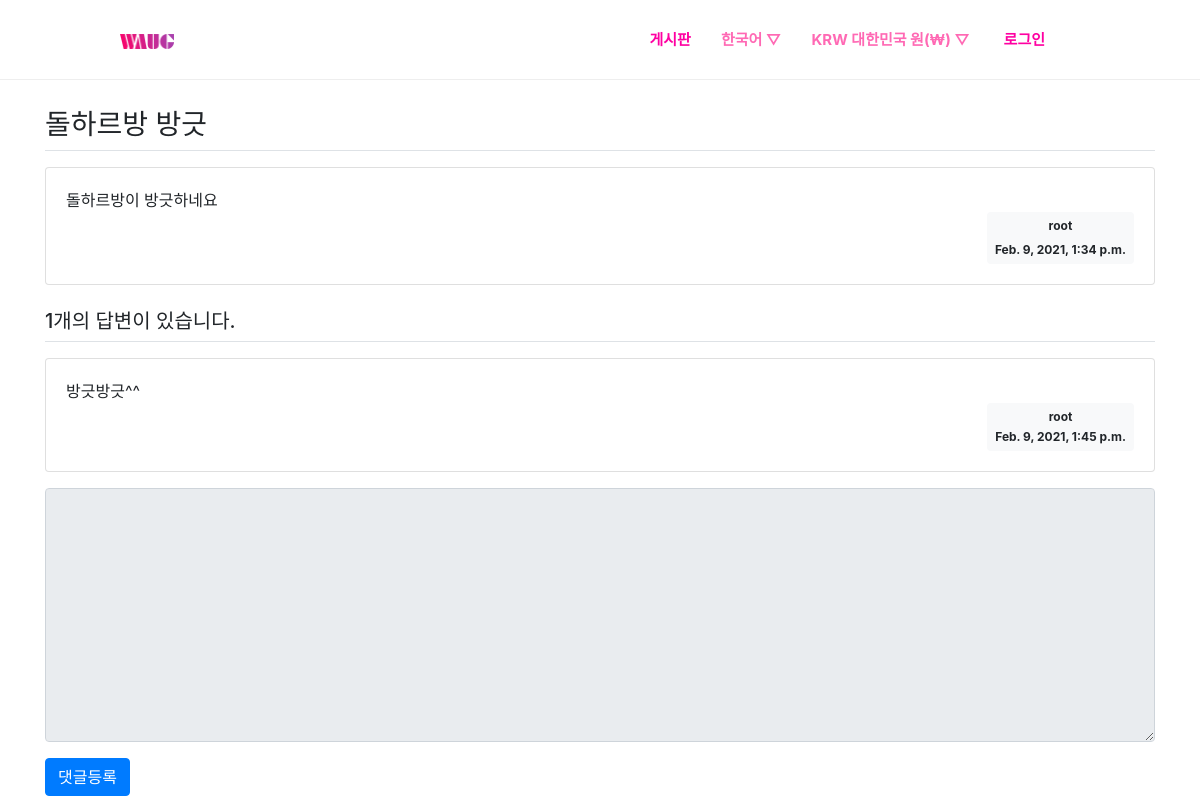
Page /community/2/ on the committed database.
### community/models.py (models this page shows, shortened)
class Review(models.Model) :
    subject = models.CharField(max_length=200)
    content = models.TextField()
    create_date = models.DateTimeField()
    author = models.ForeignKey(User, on_delete=models.CASCADE, null=True)

class Comment(models.Model) :
    review = models.ForeignKey(Review, on_delete=models.CASCADE)
    content = models.TextField()
    create_date = models.DateTimeField()
    author = models.ForeignKey(User, on_delete=models.CASCADE, null=True)

### community/views.py (the view)
# urls.py: path('<int:review_id>/', views.detail, name='detail'),
def detail(request, review_id) :
    review = get_object_or_404(Review, pk=review_id)
    context = {'review': review}
    return render(request, 'community/review_detail.html', context)

### templates/community/review_detail.html (shortened to what this page needs)
{% extends 'base.html' %}
{% block content %}
    <div class="container" style="margin-top:100px">
        <h3 class="border-bottom py-2">{{ review.subject }}</h3>
        <div class="card my-3">
            <div class="card-body">
                <div class="card-text" style="white-space: pre-line;">{{ review.content }}</div>
                <div class="d-flex justify-content-end">
                    <div class="badge badge-light p-2">
                        <div>{{ review.author.username }}</div><br>
                        <div>{{ review.create_date }}</div>
                    </div>
                </div>
            </div>
        </div>
        <h5 class="border-bottom my-3 py-2">{{ review.comment_set.count }}개의 답변이 있습니다.</h5>
        {% for comment in review.comment_set.all %}
        <div class="card my-3">
            <div class="card-body">
                <div class="card-text" style="white-space: pre-line;">{{ comment.content }}</div>
                <div class="d-flex justify-content-end">
                    <div class="badge badge-light p-2">
                        <div class="mb-2">{{ comment.author.username }}</div>
                        <div>{{ comment.create_date }}</div>
                    </div>
                </div>
            </div>
        </div>
        {% endfor %}
        <form action="{% url 'community:comment_create' review.id %}" method="post" class="my-3">
            <div class="form-group">
                <textarea {% if not user.is_authenticated %}disabled{% endif %}
                        name="content" id="content" class="form-control" rows="10"></textarea>
            </div>
            <input type="submit" value="댓글등록" class="btn btn-primary">
        </form>
    </div>
{% endblock %}

### static/css/base.css (style rules this page uses)
* { margin:0; }

### rows in the picture
Review: subject "돌하르방 방긋", content "돌하르방이 방긋하네요", author.username "root", create_date "Feb. 9, 2021, 1:34 p.m.", comment_set.count "1"
Comment: content "방긋방긋^^", author.username "root", create_date "Feb. 9, 2021, 1:45 p.m."
